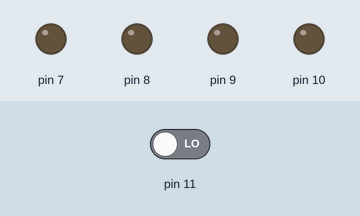
The sketch below on a simulated Arduino Uno, built with avr-gcc and run on an emulated ATmega328P. Parts: output pins drawn as LEDs (lit = HIGH). Inputs (shaded band) come from the test bench; at power-on: pin 11 LOW.

Above: at 1.2 s.
1.3 s: pin 11 driven HIGH
At 2.1 s:
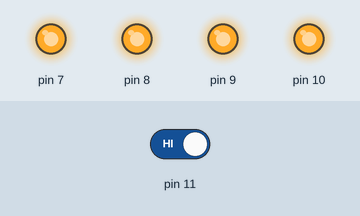
2.8 s: pin 11 driven LOW
At 3.3 s:
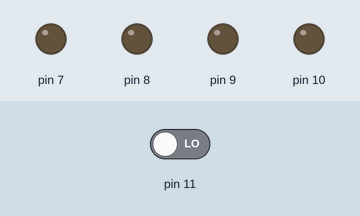
Timing chart, 0 to 5.8 s (numbered marks = the images above; inputs shaded):
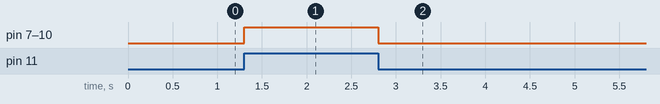

The sketch:

button4Leds.ino
```cpp
void setup() {
  // put your setup code here, to run once:
  Serial.begin(9600);
  pinMode(7, OUTPUT);
  pinMode(8, OUTPUT);
  pinMode(9, OUTPUT);
  pinMode(10, OUTPUT);
  pinMode(11, INPUT);
}

void loop() {
  // put your main code here, to run repeatedly:
  int state = 0;
  int valoareButon = digitalRead(11);
  if(valoareButon == 1)
    if(state == 10)
      state = 0;
    else
      state = 100;

  for(int i=7; i<=10; i++)
  {
    digitalWrite(i, state);
  }
}
```

Measured:
- after the input at 1.3 s, pin 7–10: LOW → HIGH at once
- after the input at 2.8 s, pin 7–10: HIGH → LOW at once
